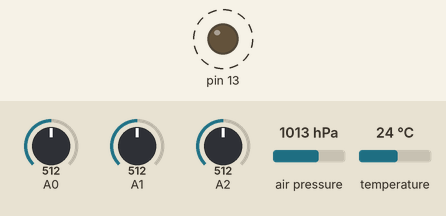
A sketch run on a simulated Arduino Uno, built with avr-gcc and run on an emulated ATmega328P. Parts: output pins drawn as LEDs (lit = HIGH). Dashed ring = blinking. The inputs (shaded band) are chosen by the test bench; at power-on: A0 = 512, A1 = 512, A2 = 512, air pressure 1013 hPa, temperature 24 °C.

Above: at 0.5 s.
Timing chart, 0 to 3.0 s (numbered marks = the images above):
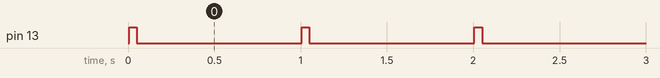

The sketch:

sketch_nov21b_schema0.ino
```cpp
#include <Wire.h>
#include <Adafruit_BMP085.h>

#include <SoftwareSerial.h>
#include <XBee.h>

Adafruit_BMP085 bmp085;

SoftwareSerial softserial(2, 3);

XBee xbee = XBee();
XBeeAddress64 addr64 = XBeeAddress64(0, 0);

uint8_t rf_payload[243];

long address = 14159; // fixme: read from eeprom
long batt_mv, panel_mv;
long bmp085_temp_decic;
long bmp085_press_pa;
long apogee_mv, apogee_w_m2;

long start_ms;

typedef struct
{
    uint16_t schema;
    uint16_t address;
    uint32_t uptime_ms;
    int16_t bmp085_temp_decic;
    uint32_t bmp085_press_pa;
    uint16_t batt_mv;
    uint16_t panel_mv;
    uint16_t apogee_mv;
    uint16_t apogee_w_m2;
} schema_0;

schema_0 packet;

void setup()
{
    start_ms = millis();
    softserial.begin(9600);
    xbee.begin(softserial);
    bmp085.begin();
    packet.address = address;
    packet.schema = 0;
}

void loop()
{
    packet.uptime_ms = millis();
    packet.bmp085_temp_decic = bmp085.readTemperature()*10;
    packet.bmp085_press_pa = bmp085.readPressure();
    packet.batt_mv = analogRead(0)*5000.0/1023;
    packet.panel_mv = 2*analogRead(1)*5000.0/1023;
    packet.apogee_mv = (1/15.24)*analogRead(2)*5000.0/1023;
    packet.apogee_w_m2 = apogee_mv*5.0;

    analogWrite(13, 255);
    transmit();
    analogWrite(13, 0);

    while (millis() - start_ms < 1000)
	;

    start_ms = millis();
}

void transmit()
{
    memset(rf_payload, '\0', sizeof(rf_payload));
    memcpy(rf_payload, &packet, sizeof(packet));
    ZBTxRequest zbTx = ZBTxRequest(addr64, rf_payload, sizeof(packet));
    xbee.send(zbTx);
}
```

Measured:
- by itself, pin 13: alternates HIGH for 0.04 s and LOW for 0.96 s
